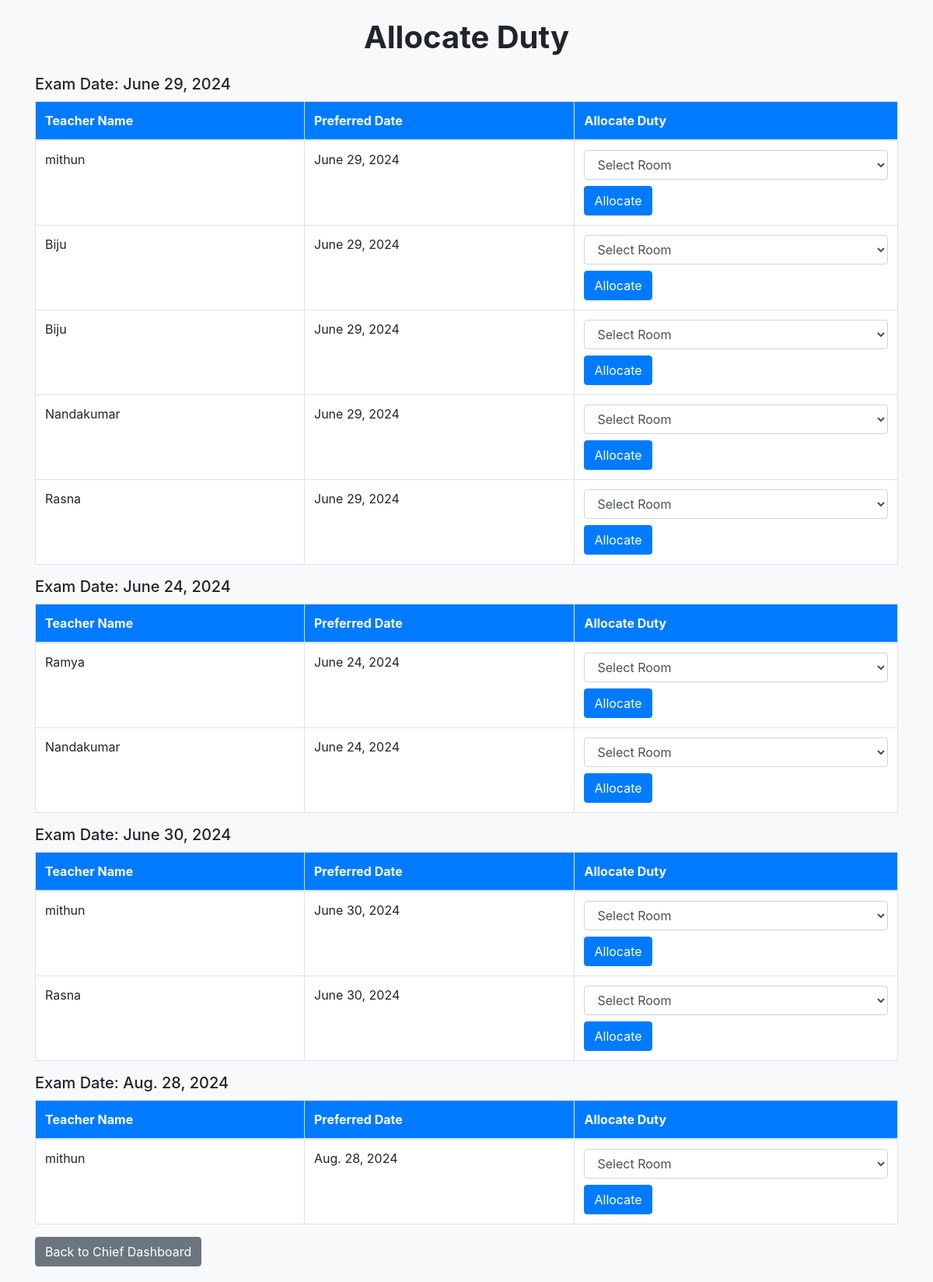
The page /allot_duty/ on the database its author committed.
### exam/models.py (models this page shows, shortened)
class preferTable(models.Model):
    teacher_id = models.ForeignKey(User,default=1,on_delete=models.CASCADE)
    course_id = models.ForeignKey(ExamTimeTable,default=1, on_delete=models.CASCADE)
    date=models.DateField()

class ExamTimeTable(models.Model):
    course_id = models.ForeignKey(Course,models.CASCADE)
    dept=models.ForeignKey(Department,on_delete=models.CASCADE)
    date=models.DateField()
    time_from = models.TimeField()
    time_to = models.TimeField()
    semester = models.IntegerField()

### exam/views.py (the view, shortened to what this page needs)
# urls.py: path('allot_duty/', views.allot_duty, name='allot_duty'),
def allot_duty(request):
    preferences = preferTable.objects.select_related('teacher_id', 'course_id').all()
    exam_dates = {}
    for preference in preferences:
        exam_date = preference.course_id.date
        if exam_date not in exam_dates:
            exam_dates[exam_date] = []
        exam_dates[exam_date].append(preference)
    context = {
        'exam_dates': exam_dates,
    }
    return render(request, 'exam/allot_duty.html', context)

### exam/templates/exam/allot_duty.html (shortened to what this page needs)
<!DOCTYPE html>
<html lang="en">
<head>
    <link rel="stylesheet" href="https://stackpath.bootstrapcdn.com/bootstrap/4.5.2/css/bootstrap.min.css">
</head>
<body>
    <div class="container">
        <h1 class="my-4 text-center"><b>Allocate Duty</b></h1>
        {% for exam_date, preferences in exam_dates.items %}
        <h5>Exam Date: {{ exam_date }}</h5>
        <table class="table table-bordered">
            <thead>
                <tr>
                    <th>Teacher Name</th>
                    <th>Preferred Date</th>
                    <th>Allocate Duty</th>
                </tr>
            </thead>
            <tbody>
                {% for preference in preferences %}
                <tr>
                    <td>{{ preference.teacher_id.username }}</td>
                    <td>{{ preference.date }}</td>
                    <td>
                        <form method="post" action="{% url 'allot_duty' %}">
                            <select name="room_id" class="form-control" required>
                                <option value="">Select Room</option>
                            </select>
                            <button type="submit" class="btn btn-primary mt-2">Allocate</button>
                        </form>
                    </td>
                </tr>
                {% endfor %}
            </tbody>
        </table>
        {% endfor %}
        <a href="{% url 'chief_dashboard' %}" class="btn btn-secondary back-button">Back to Chief Dashboard</a>
    </div>
</body>
</html>

### exam/templates/exam/allot_duty.html (style rules this page uses)
body { background-color: #f8f9fa; margin: 20px; }
table { background-color: #ffffff; border-collapse: collapse; width: 100%; margin: 10px 0; }
th, td { text-align: left; padding: 8px; border: 1px solid #dddddd; }
th { background-color: #007bff; color: white; }

### rows shown on the page
preferTable: date "June 29, 2024", teacher_id.username "mithun"
preferTable: teacher_id.username "Biju", date "June 29, 2024"
preferTable: teacher_id.username "Biju", date "June 29, 2024"
preferTable: teacher_id.username "Nandakumar", date "June 29, 2024"
preferTable: teacher_id.username "Rasna", date "June 29, 2024"
preferTable: date "June 24, 2024", teacher_id.username "Ramya"
preferTable: teacher_id.username "Nandakumar", date "June 24, 2024"
preferTable: date "June 30, 2024", teacher_id.username "mithun"
preferTable: teacher_id.username "Rasna", date "June 30, 2024"
preferTable: date "Aug. 28, 2024", teacher_id.username "mithun"
